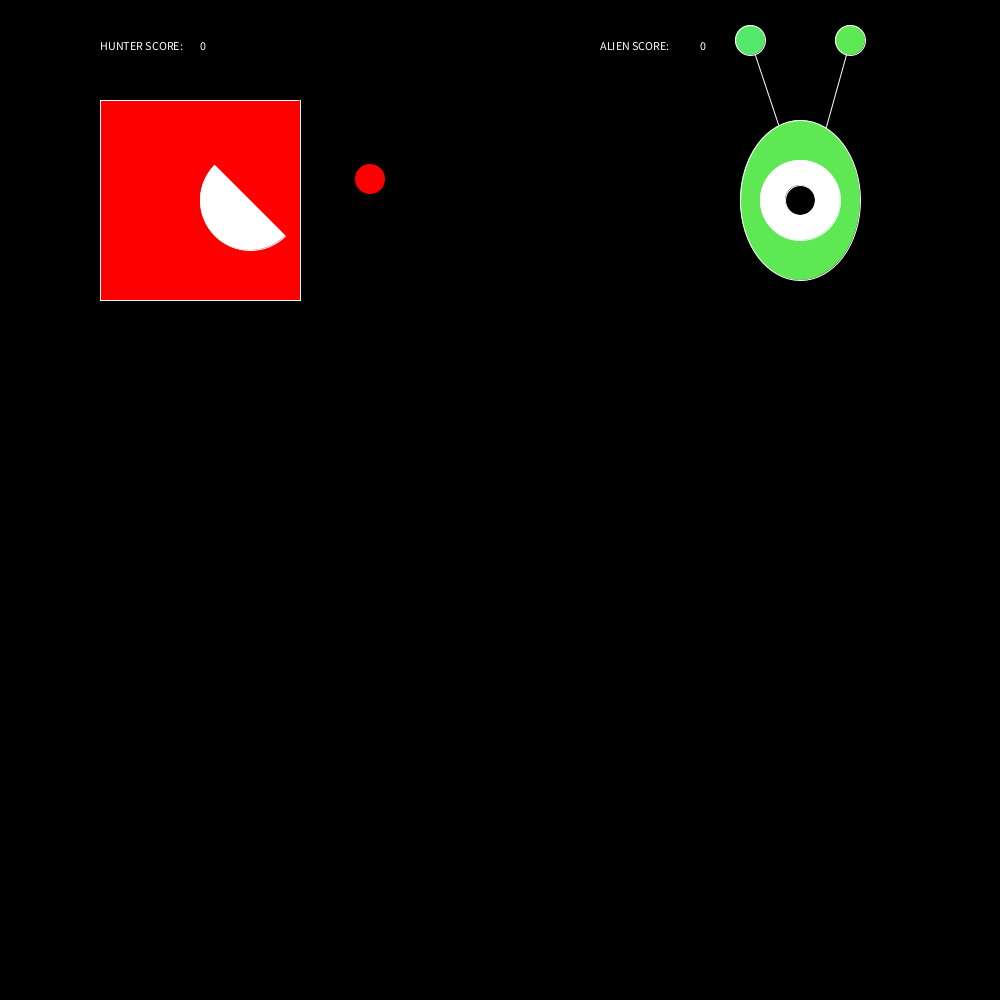
Frame 1 (no input)
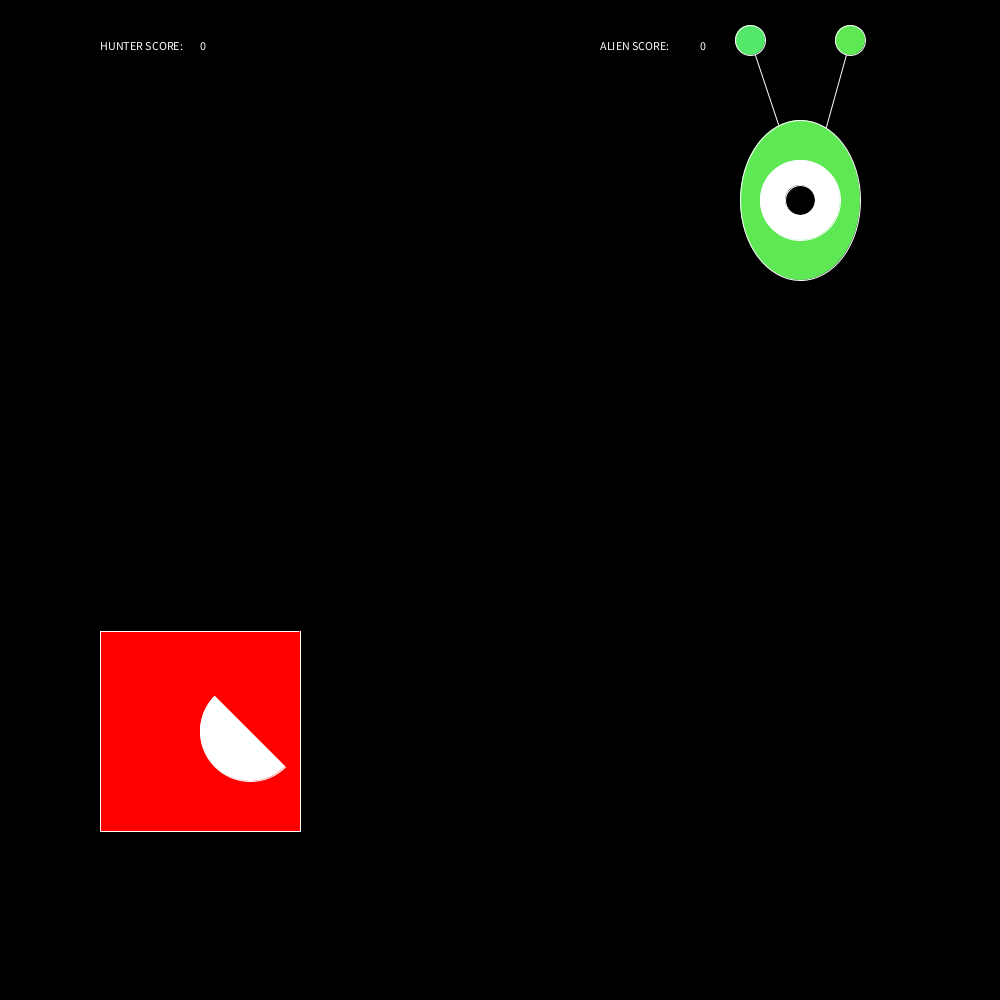
Frame 60 (the mouse pressed at the canvas centre just before this capture)
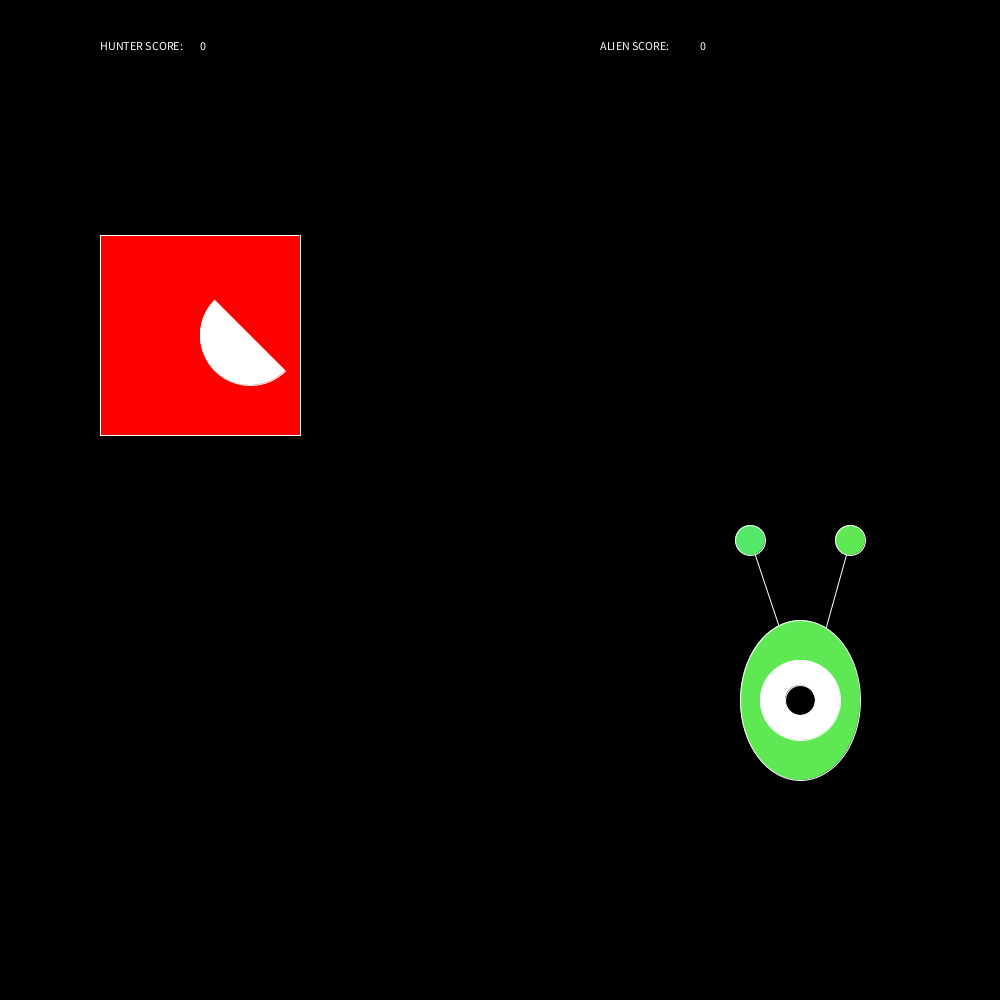
Frame 120 (the mouse held since frame 60 and released just before this capture)

The Processing sketch that drew these frames (run headless with seeded random() and noise(); from frame 60 on, the mouse is pressed at the canvas centre):

// Processing sketch: HUNTER_VS_ALIEN
// ── HUNTER_VS_ALIEN.pde
int hunterscore=0;
int alienscore=0;
int alienX=550;
int alienY=500;
int bX= 350;
int hunterY=0;
int hunterDY=9;
int manaX=0;
int manaY=0;

void setup()
{
  size(1000, 1000);
}
void draw()
{

  background(0, 0, 0);
  
    fill(255,255,255);
  text("HUNTER SCORE:", 100,50);
  text(hunterscore,200,50);
  text("ALIEN SCORE:",600,50);
  text(alienscore,700,50);
  

  
  stroke(252, 255, 253);
  line(230+alienX, 130+mouseY, 200+alienX, 40+mouseY);
  fill(84, 232, 107);
  ellipse(200+alienX, 40+mouseY, 30, 30);
  stroke(252, 255, 253);
  line(275+alienX, 130+mouseY, 300+alienX, 40+mouseY);
  fill(93, 232, 84);
  ellipse(250+alienX, 200+mouseY, 120, 160);
  ellipse(300+alienX, 40+mouseY, 30, 30);
  fill(255, 255, 255);
  ellipse(250+alienX, 200+mouseY, 80, 80);
  fill(0, 0, 0);
  ellipse(250+alienX, 200+mouseY, 30, 30);
  bX=bX+20;

  fill(255, 0, 0);
  rect(100, 100+hunterY, 200, 200);
  fill(255, 255, 255);
  ellipse(250, 200+hunterY, 100, 100);
  fill(255, 0, 0);
  noStroke();
  triangle(200, 150+hunterY, 300, 250+hunterY, 300, 100+hunterY);
  hunterY=hunterY+hunterDY;

  ellipse(bX, 170+hunterY, 30, 30);


  if (hunterY>600)
  {
    hunterDY=-9;
  }
  if (hunterY<0)
  {
    hunterDY=9;
  }
  if (alienY>1000)
  {
    alienY=400;
  }
}

void keyPressed()
{
  if (key==' ')
  {
    if (bX>1000)
    {
      bX=150;
    }
  }
}
